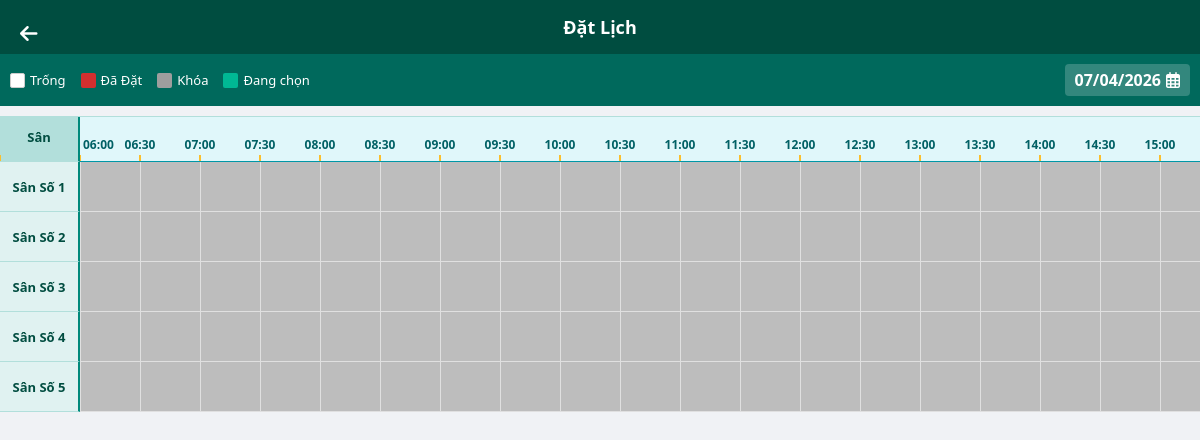
The page /datlich/dat_lich.php on the database its author committed.
### tables this page shows
CREATE TABLE `san` (
  `id` int(11) NOT NULL,
  `co_so_id` int(11) NOT NULL,
  `ten_san` varchar(50) NOT NULL,
  `trang_thai` enum('mo','khoa') DEFAULT 'mo',
  `he_so_gia` float NOT NULL DEFAULT 1
);

### datlich/dat_lich.php (the view, shortened to what this page needs)
<?php
require_once '../config/db.php';
$co_so_id = isset($_GET['id']) ? intval($_GET['id']) : 1;
$selected_date = isset($_GET['date']) ? $_GET['date'] : date('Y-m-d');
$sql_coso = "SELECT ten_co_so, gio_mo_cua, gio_dong_cua, gio_bat_dau_toi, gia_sang, gia_toi, gia_cuoi_tuan
             FROM co_so WHERE id = $co_so_id";
$res_coso = $conn->query($sql_coso);
$coso = $res_coso->fetch_assoc();
$day_of_week = date('N', strtotime($selected_date));
$is_weekend = ($day_of_week >= 6);
$open_str = $coso ? $coso['gio_mo_cua'] : '05:00:00';
$close_str = $coso ? $coso['gio_dong_cua'] : '23:00:00';
$evening_start_str = ($coso && isset($coso['gio_bat_dau_toi'])) ? $coso['gio_bat_dau_toi'] : '17:00:00';
$open_time = strtotime("$selected_date $open_str");
$close_time = strtotime("$selected_date $close_str");
$evening_start_time = strtotime("$selected_date $evening_start_str");
$time_slots = [];
for ($t = $open_time; $t < $close_time; $t += 1800) {
    $time_slots[] = date('H:i', $t);
}
$ds_san = [];
$sql_san = "SELECT * FROM san WHERE co_so_id = $co_so_id AND trang_thai = 'mo'";
$res_san = $conn->query($sql_san);
while ($row = $res_san->fetch_assoc()) {
    $ds_san[] = $row;
}
$booked_slots = [];
$locked_slots = [];
$current_timestamp = time();
$is_today = ($selected_date == date('Y-m-d'));
?>
<!DOCTYPE html>
<html lang="vi">
<head>
    <link rel="stylesheet" href="https://cdnjs.cloudflare.com/ajax/libs/font-awesome/6.4.0/css/all.min.css">
    <link rel="stylesheet" href="../assets/css/style.css">
</head>
<body>
    <div class="header">
        <a href="../index.php" class="back-btn" style="color:white; font-size:20px;"><i class="fas fa-arrow-left"></i></a>
        <h2 style="flex:1; text-align:center; margin:0; font-size:18px;">Đặt Lịch</h2>
    </div>
    <div class="toolbar">
        <div class="legend">
            <div class="legend-item">
                <div class="box box-white"></div> Trống
            </div>
            <div class="legend-item">
                <div class="box box-red"></div> Đã Đặt
            </div>
            <div class="legend-item">
                <div class="box box-gray"></div> Khóa
            </div>
            <div class="legend-item">
                <div class="box" style="background:#00b894"></div> Đang chọn
            </div>
        </div>
        <form id="dateForm" method="GET" class="date-picker">
            <span style="font-weight:bold;"><?php echo date('d/m/Y', strtotime($selected_date)); ?></span>
            <i class="far fa-calendar-alt"></i>
        </form>
    </div>
    <div class="schedule-container">
        <table>
            <thead>
                <tr>
                    <th class="col-court-name" style="background-color:#b2dfdb;">Sân</th>
                    <?php foreach ($time_slots as $time): ?>
                        <th><span class="time-label"><?php echo $time; ?></span></th>
                    <?php endforeach; ?>
                </tr>
            </thead>
            <tbody>
                <?php foreach ($ds_san as $san): ?>
                    <tr>
                        <td class="col-court-name"><?php echo $san['ten_san']; ?></td>
                        <?php
                        foreach ($time_slots as $time):
                            $status_class = 'available';
                            $onclick = '';
                            $slot_timestamp = strtotime("$selected_date $time");
                            if (
                                strtotime($selected_date) < strtotime(date('Y-m-d')) ||
                                ($is_today && $slot_timestamp < $current_timestamp) ||
                                isset($locked_slots[$san['id']][$time])
                            ) {
                                $status_class = 'past';
                            }
                            elseif (isset($booked_slots[$san['id']][$time])) {
                                $status_class = 'booked';
                            }
                            else {
                                $base_price = 0;
                                if ($is_weekend) {
                                    $base_price = $coso['gia_cuoi_tuan'];
                                } else {
                                    if ($slot_timestamp >= $evening_start_time) {
                                        $base_price = $coso['gia_toi'];
                                    } else {
                                        $base_price = $coso['gia_sang'];
                                    }
                                }
                                $slot_price = ($base_price * $san['he_so_gia']) / 2;
                                $onclick = "onclick=\"selectCell(this, '{$san['ten_san']}', $slot_price)\"";
                            }
                        ?>
                            <td class="cell <?php echo $status_class; ?>"
                                data-san="<?php echo $san['id']; ?>"
                                data-time="<?php echo $time; ?>"
                                <?php echo $onclick; ?>>
                            </td>
                        <?php endforeach; ?>
                    </tr>
                <?php endforeach; ?>
            </tbody>
        </table>
    </div>
</body>
</html>

### assets/css/style.css (style rules this page uses)
* { box-sizing: border-box; margin: 0; padding: 0; font-family: 'Segoe UI', sans-serif; }
body { background-color: #f0f2f5; padding-bottom: 80px; color: #333; }
a { text-decoration: none; color: inherit; }
.back-btn { position: absolute; top: 20px; left: 20px; color: #fff; font-size: 20px; }
.header { background-color: #004d40; color: white; padding: 15px; display: flex; align-items: center; }
.toolbar { background-color: #00695c; color: white; padding: 10px; display: flex; align-items: center; justify-content: space-between; }
.legend { display: flex; gap: 15px; }
.legend-item { font-size: 13px; display: flex; align-items: center; gap: 5px; }
.box { width: 15px; height: 15px; border-radius: 2px; }
.box-white { background: white; border: 1px solid #ccc; }
.box-red { background: #d32f2f; }
.box-gray { background: #9e9e9e; }
.date-picker { background: rgba(255, 255, 255, 0.2); padding: 5px 10px; border-radius: 4px; position: relative; cursor: pointer; display: flex; align-items: center; gap: 5px; }
.schedule-container { width: 100%; overflow-x: auto; background: white; border-top: 1px solid #b2dfdb; margin-top: 10px; }
table { border-collapse: separate; border-spacing: 0; min-width: 100%; padding-right: 20px; }
thead th { background-color: #e0f7fa; color: #006064; font-weight: 600; font-size: 12px; height: 45px; min-width: 60px; position: relative; vertical-align: bottom; padding-bottom: 5px; border-bottom: 1px solid #0097a7; }
thead th:nth-child(2) span.time-label { transform: translateX(0) !important; padding-left: 3px; }
thead th span.time-label { position: absolute; left: 0; bottom: 8px; transform: translateX(-50%); white-space: nowrap; z-index: 5; }
thead th::after { content: ''; width: 2px; height: 6px; background-color: #fbc02d; position: absolute; bottom: 0; left: 0; transform: translateX(-50%); z-index: 4; }
.col-court-name { position: sticky; left: 0; z-index: 10; background-color: #e0f2f1; color: #004d40; font-weight: bold; font-size: 13px; width: 80px; min-width: 80px; text-align: center; vertical-align: middle; border-right: 2px solid #00897b; border-bottom: 1px solid #b2dfdb; }
td.cell { height: 50px; position: relative; cursor: pointer; border-left: 1px solid #e0e0e0; border-bottom: 1px solid #e0e0e0; }
.cell.past { background-color: #bdbdbd; cursor: not-allowed; }

### rows shown on the page
san: ten_san "Sân Số 1"
san: ten_san "Sân Số 2"
san: ten_san "Sân Số 3"
san: ten_san "Sân Số 4"
san: ten_san "Sân Số 5"

### other values the page prints
date('d/m/Y', strtotime($selected_date)) "07/04/2026"
$time "06:00"
$time "06:30"
$time "07:00"
$time "07:30"
$time "08:00"
$time "08:30"
$time "09:00"
$time "09:30"
$time "10:00"
$time "10:30"
$time "11:00"
$time "11:30"
$time "12:00"
$time "12:30"
